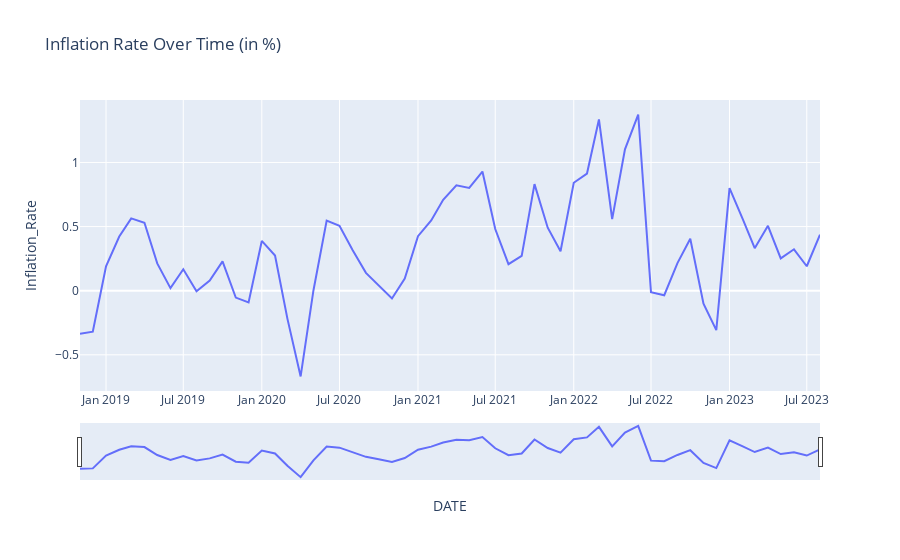

The code cell stored with this chart in its notebook:
### Markdown cell above
The data series 'CPIAUCNS' from FRED represents the Consumer Price Index for All Urban Consumers (CPI-U). It is not a percentage but rather an index that measures the average change over time in the prices paid by urban consumers for a market basket of consumer goods and services. To calculate the inflation rate in percentage, you can compute the percentage change in this index over time.

### Code cell
# Calculating the inflation rate in percentage
inflation_data['Inflation_Rate'] = inflation_data['CPIAUCNS'].pct_change() * 100  # pct_change computes percentage change

# Filtering out the first row since percentage change from the first to the second row will result in a NaN value
inflation_data_filtered = inflation_data.dropna()

# Creating a single line plot for inflation rate in percentage with dates on the x-axis
fig_inflation_percent = px.line(inflation_data_filtered, x=inflation_data_filtered.index, y='Inflation_Rate', title='Inflation Rate Over Time (in %)')

# Adding a date slider to the plot
fig_inflation_percent.update_xaxes(rangeslider_visible=True)

fig_inflation_percent.show()

### Figure 1 — Plotly figure (JSON) as saved in the notebook; plotly's stock layout.template omitted (floating-point values rounded to 4 significant figures)
{"data": [{"hovertemplate": "DATE=%{x}<br>Inflation_Rate=%{y}<extra></extra>", "legendgroup": "", "line": {"color": "#636efa", "dash": "solid"}, "marker": {"symbol": "circle"}, "mode": "lines", "name": "", "orientation": "v", "showlegend": false, "type": "scatter", "x": ["2018-11-01T00:00:00", "2018-12-01T00:00:00", "2019-01-01T00:00:00", "2019-02-01T00:00:00", "2019-03-01T00:00:00", "2019-04-01T00:00:00", "2019-05-01T00:00:00", "2019-06-01T00:00:00", "2019-07-01T00:00:00", "2019-08-01T00:00:00", "2019-09-01T00:00:00", "2019-10-01T00:00:00", "2019-11-01T00:00:00", "2019-12-01T00:00:00", "2020-01-01T00:00:00", "2020-02-01T00:00:00", "2020-03-01T00:00:00", "2020-04-01T00:00:00", "2020-05-01T00:00:00", "2020-06-01T00:00:00", "2020-07-01T00:00:00", "2020-08-01T00:00:00", "2020-09-01T00:00:00", "2020-10-01T00:00:00", "2020-11-01T00:00:00", "2020-12-01T00:00:00", "2021-01-01T00:00:00", "2021-02-01T00:00:00", "2021-03-01T00:00:00", "2021-04-01T00:00:00", "2021-05-01T00:00:00", "2021-06-01T00:00:00", "2021-07-01T00:00:00", "2021-08-01T00:00:00", "2021-09-01T00:00:00", "2021-10-01T00:00:00", "2021-11-01T00:00:00", "2021-12-01T00:00:00", "2022-01-01T00:00:00", "2022-02-01T00:00:00", "2022-03-01T00:00:00", "2022-04-01T00:00:00", "2022-05-01T00:00:00", "2022-06-01T00:00:00", "2022-07-01T00:00:00", "2022-08-01T00:00:00", "2022-09-01T00:00:00", "2022-10-01T00:00:00", "2022-11-01T00:00:00", "2022-12-01T00:00:00", "2023-01-01T00:00:00", "2023-02-01T00:00:00", "2023-03-01T00:00:00", "2023-04-01T00:00:00", "2023-05-01T00:00:00", "2023-06-01T00:00:00", "2023-07-01T00:00:00", "2023-08-01T00:00:00"], "xaxis": "x", "y": [-0.3349, -0.3194, 0.1907, 0.4227, 0.5641, 0.5295, 0.2129, 0.01991, 0.1671, -0.005067, 0.07834, 0.2286, -0.05362, -0.09098, 0.388, 0.2741, -0.2176, -0.6687, 0.00195, 0.5472, 0.5058, 0.3153, 0.1393, 0.04149, -0.06106, 0.09415, 0.4254, 0.5474, 0.7083, 0.8219, 0.8017, 0.9291, 0.4811, 0.2066, 0.2716, 0.8308, 0.4913, 0.3073, 0.8415, 0.9134, 1.335, 0.5583, 1.102, 1.374, -0.01181, -0.03544, 0.2151, 0.4056, -0.101, -0.307, 0.7995, 0.5582, 0.3311, 0.5059, 0.2518, 0.3229, 0.1908, 0.4367], "yaxis": "y"}], "layout": {"legend": {"tracegroupgap": 0}, "title": {"text": "Inflation Rate Over Time (in %)"}, "xaxis": {"anchor": "y", "domain": [0, 1], "rangeslider": {"visible": true}, "title": {"text": "DATE"}}, "yaxis": {"anchor": "x", "domain": [0, 1], "title": {"text": "Inflation_Rate"}}}}
